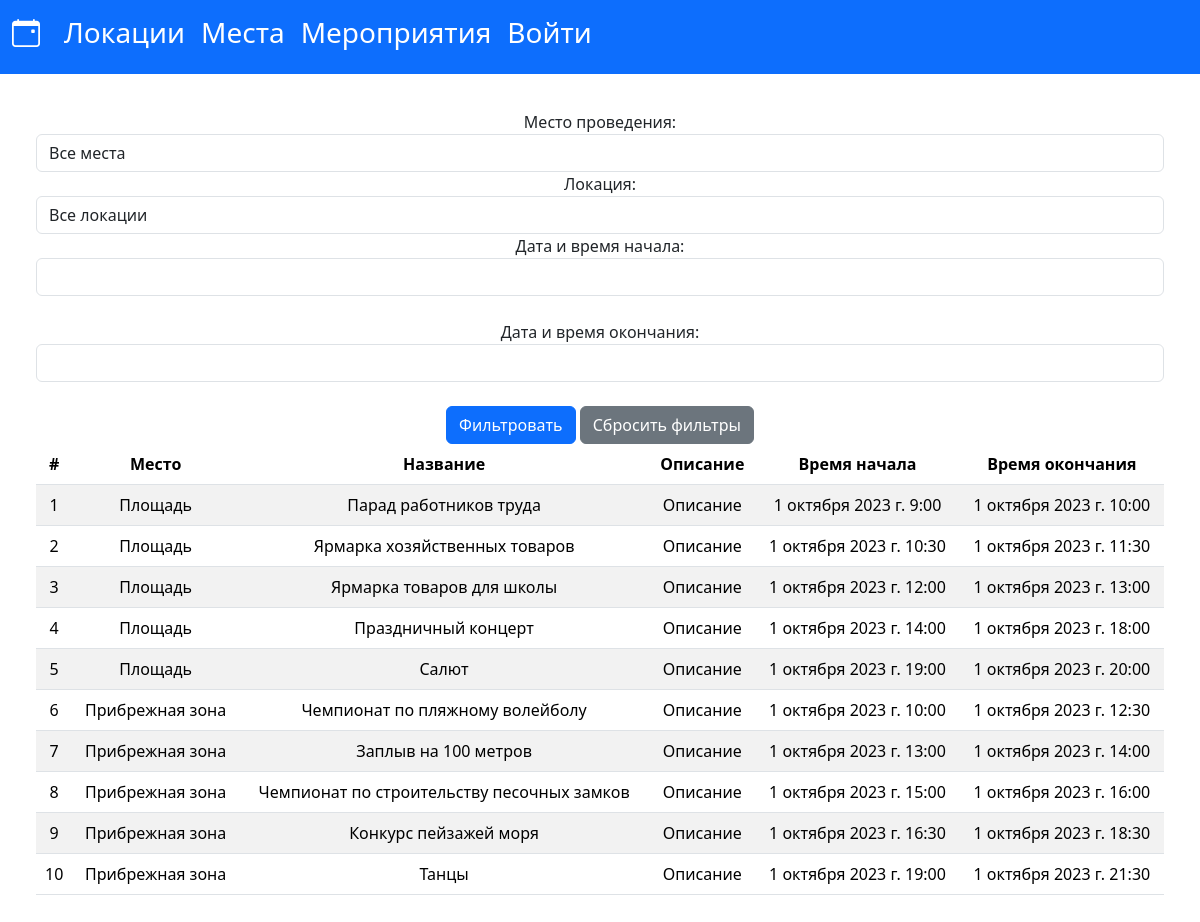
The app's page /events with its own data.
### main/models.py (models this page shows, shortened)
class Event(models.Model):
    place = models.ForeignKey(Place, on_delete=models.CASCADE)
    name = models.CharField(max_length=100)
    description = models.TextField(blank=True)
    date_start = models.DateTimeField()
    date_end = models.DateTimeField()

class Place(models.Model):
    location = models.ForeignKey(Location, on_delete=models.CASCADE)
    name = models.CharField(max_length=100)
    description = models.TextField(blank=True)

### main/views.py (the view)
# urls.py: path('events', views.events, name='events'),
def events(request):
    place_id = request.GET.get('place')
    location_id = request.GET.get('location')
    datetime_start = request.GET.get('date-time-start')
    datetime_end = request.GET.get('date-time-end')
    events = Event.objects.all()
    if place_id:
        events = events.filter(place_id=place_id)
    if location_id:
        events = events.filter(place__location_id=location_id)
    if datetime_start and datetime_end:
        events = events.filter(date_start__gte=datetime_start, date_end__lte=datetime_end)
    elif datetime_start:
        events = events.filter(date_start=datetime_start)
    elif datetime_end:
        events = events.filter(date_end=datetime_end)
    context = {
        'events': events,
        'places': Place.objects.all(),
        'locations': Location.objects.all()
    }
    return render(request, 'main/events.html', context)

### main/templates/main/events.html (shortened to what this page needs)
{% extends 'main/layout.html' %}
{% block content %}
<div style="text-align: center; margin: 3%;">
    <form method="GET" action="{% url 'events' %}">
        <label for="place">Место проведения:</label>
        <select name="place" id="place" class="form-control"><br>
            <option value="">Все места</option>
        </select>
        <label for="location">Локация:</label>
        <select name="location" id="location" class="form-control"><br>
            <option value="">Все локации</option>
        </select>
        <label for="date">Дата и время начала:</label>
        <input type="datetime" name="date-time-start" id="date-time-start" class="form-control"><br>
        <label for="date">Дата и время окончания:</label>
        <input type="datetime" name="date-time-end" id="date-time-end" class="form-control"><br>
        <button type="submit" class="btn btn-primary">Фильтровать</button>
        <a class="btn btn-secondary" href="{% url 'events' %}">Сбросить фильтры</a><br>
    </form>
    <table class="table table-striped">
        <thead>
        <tr>
            <th scope="col">#</th>
            <th scope="col">Место</th>
            <th scope="col">Название</th>
            <th scope="col">Описание</th>
            <th scope="col">Время начала</th>
            <th scope="col">Время окончания</th>
        </tr>
        </thead>
        <tbody>
            {% for event in events %}
                <tr>
                    <td>{{ event.id }}</td>
                    <td>{{ event.place.name }}</td>
                    <td>{{ event.name }}</td>
                    <td>{{ event.description }}</td>
                    <td>{{ event.date_start }}</td>
                    <td>{{ event.date_end }}</td>
                </tr>
            {% endfor %}
        </tbody>
    </table>
</div>
{% endblock %}

### main/templates/main/layout.html (shortened to what this page needs)
<!DOCTYPE html>
<html lang="ru">
<head>
    <link href="https://cdn.jsdelivr.net/npm/bootstrap@5.3.3/dist/css/bootstrap.min.css" rel="stylesheet">
    <link rel="stylesheet" href="https://cdn.jsdelivr.net/npm/bootstrap-icons@1.5.0/font/bootstrap-icons.css">
    <link rel="stylesheet" href="https://cdn.jsdelivr.net/npm/flatpickr/dist/flatpickr.min.css">
</head>
<body>
    <nav class="navbar navbar-expand-lg navbar-dark bg-primary">
        <div class="container-fluid">
            <a class="navbar-brand" href="{% url 'locations' %}"><h3><i class="bi bi-calendar-event"></i></h3></a>
            <div class="collapse navbar-collapse" id="navbarNavAltMarkup">
                <div class="navbar-nav d-flex justify-content-between lign-items-center">
                    <a class="nav-link active" href="{% url 'locations' %}"><h3></i>Локации</h3></a>
                    <a class="nav-link active" href="{% url 'places' %}"><h3></i>Места</h3></a>
                    <a class="nav-link active" href="{% url 'events' %}"><h3></i>Мероприятия</h3></a>
                    {% if user.is_authenticated %}
                        <a class="nav-link active" href="{% url 'profile' %}"><h3></i>Профиль</h3></a>
                    {% else %}
                        <a class="nav-link active" href="{% url 'login' %}"><h3></i>Войти</h3></a>
                    {% endif %}
                </div>
            </div>
        </div>
    </nav>
    {% block content %}
    {% endblock %}
</body>
</html>

### records on screen
Event: id "1", place.name "Площадь", name "Парад работников труда", description "Описание", date_start "1 октября 2023 г. 9:00", date_end "1 октября 2023 г. 10:00"
Event: id "2", place.name "Площадь", name "Ярмарка хозяйственных товаров", description "Описание", date_start "1 октября 2023 г. 10:30", date_end "1 октября 2023 г. 11:30"
Event: id "3", place.name "Площадь", name "Ярмарка товаров для школы", description "Описание", date_start "1 октября 2023 г. 12:00", date_end "1 октября 2023 г. 13:00"
Event: id "4", place.name "Площадь", name "Праздничный концерт", description "Описание", date_start "1 октября 2023 г. 14:00", date_end "1 октября 2023 г. 18:00"
Event: id "5", place.name "Площадь", name "Салют", description "Описание", date_start "1 октября 2023 г. 19:00", date_end "1 октября 2023 г. 20:00"
Event: id "6", place.name "Прибрежная зона", name "Чемпионат по пляжному волейболу", description "Описание", date_start "1 октября 2023 г. 10:00", date_end "1 октября 2023 г. 12:30"
Event: id "7", place.name "Прибрежная зона", name "Заплыв на 100 метров", description "Описание", date_start "1 октября 2023 г. 13:00", date_end "1 октября 2023 г. 14:00"
Event: id "8", place.name "Прибрежная зона", name "Чемпионат по строительству песочных замков", description "Описание", date_start "1 октября 2023 г. 15:00", date_end "1 октября 2023 г. 16:00"
Event: id "9", place.name "Прибрежная зона", name "Конкурс пейзажей моря", description "Описание", date_start "1 октября 2023 г. 16:30", date_end "1 октября 2023 г. 18:30"
Event: id "10", place.name "Прибрежная зона", name "Танцы", description "Описание", date_start "1 октября 2023 г. 19:00", date_end "1 октября 2023 г. 21:30"
